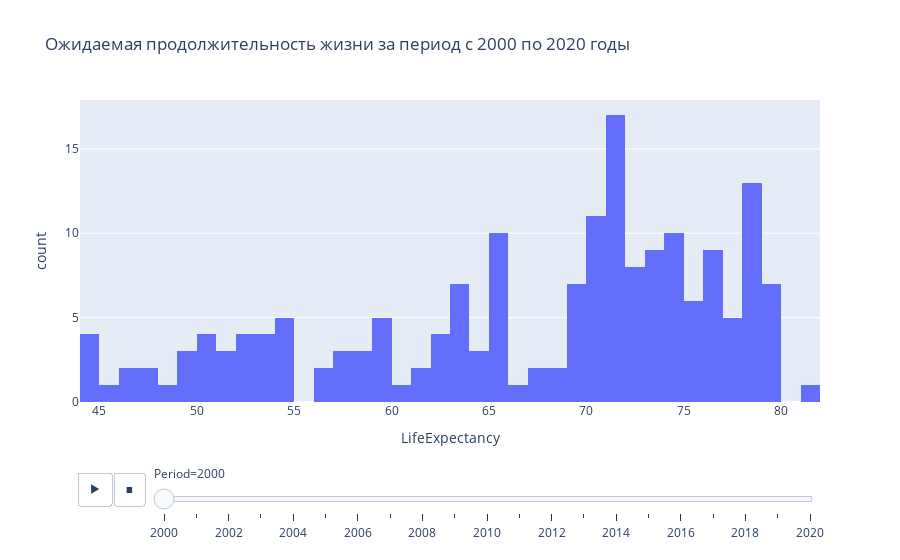

Write notebook code for a chart like this one.
### Markdown cell above
Посмотрим, как менялась ожидаемая продолжительность жизни с 2000 по 2020 гг.

### Code cell
fig = px.histogram(
    data, 
    x=F.LifeExpectancy.value, 
    animation_frame=F.Period.value, 
    nbins=60,
    title='Ожидаемая продолжительность жизни за период с 2000 по 2020 годы',
)
show_and_save_fig(fig, 'life_expectancy_dinamic')

### Figure 1 — Plotly figure (JSON) as saved in the notebook; plotly's stock layout.template omitted (floating-point values rounded to 4 significant figures; data arrays with more than 128 entries replaced by an {"elided": "..."} marker saying what was removed)
{"data": [{"alignmentgroup": "True", "bingroup": "x", "hovertemplate": "Period=2000<br>LifeExpectancy=%{x}<br>count=%{y}<extra></extra>", "legendgroup": "", "marker": {"color": "#636efa", "pattern": {"shape": ""}}, "name": "", "nbinsx": 60, "offsetgroup": "", "orientation": "v", "showlegend": false, "type": "histogram", "x": {"elided": "181 float values"}, "xaxis": "x", "yaxis": "y"}], "layout": {"barmode": "relative", "legend": {"tracegroupgap": 0}, "sliders": [{"active": 0, "currentvalue": {"prefix": "Period="}, "len": 0.9, "pad": {"b": 10, "t": 60}, "steps": [{"args": [["2000"], {"frame": {"duration": 0, "redraw": true}, "fromcurrent": true, "mode": "immediate", "transition": {"duration": 0, "easing": "linear"}}], "label": "2000", "method": "animate"}, {"args": [["2001"], {"frame": {"duration": 0, "redraw": true}, "fromcurrent": true, "mode": "immediate", "transition": {"duration": 0, "easing": "linear"}}], "label": "2001", "method": "animate"}, {"args": [["2002"], {"frame": {"duration": 0, "redraw": true}, "fromcurrent": true, "mode": "immediate", "transition": {"duration": 0, "easing": "linear"}}], "label": "2002", "method": "animate"}, {"args": [["2003"], {"frame": {"duration": 0, "redraw": true}, "fromcurrent": true, "mode": "immediate", "transition": {"duration": 0, "easing": "linear"}}], "label": "2003", "method": "animate"}, {"args": [["2004"], {"frame": {"duration": 0, "redraw": true}, "fromcurrent": true, "mode": "immediate", "transition": {"duration": 0, "easing": "linear"}}], "label": "2004", "method": "animate"}, {"args": [["2005"], {"frame": {"duration": 0, "redraw": true}, "fromcurrent": true, "mode": "immediate", "transition": {"duration": 0, "easing": "linear"}}], "label": "2005", "method": "animate"}, {"args": [["2006"], {"frame": {"duration": 0, "redraw": true}, "fromcurrent": true, "mode": "immediate", "transition": {"duration": 0, "easing": "linear"}}], "label": "2006", "method": "animate"}, {"args": [["2007"], {"frame": {"duration": 0, "redraw": true}, "fromcurrent": true, "mode": "immediate", "transition": {"duration": 0, "easing": "linear"}}], "label": "2007", "method": "animate"}, {"args": [["2008"], {"frame": {"duration": 0, "redraw": true}, "fromcurrent": true, "mode": "immediate", "transition": {"duration": 0, "easing": "linear"}}], "label": "2008", "method": "animate"}, {"args": [["2009"], {"frame": {"duration": 0, "redraw": true}, "fromcurrent": true, "mode": "immediate", "transition": {"duration": 0, "easing": "linear"}}], "label": "2009", "method": "animate"}, {"args": [["2010"], {"frame": {"duration": 0, "redraw": true}, "fromcurrent": true, "mode": "immediate", "transition": {"duration": 0, "easing": "linear"}}], "label": "2010", "method": "animate"}, {"args": [["2011"], {"frame": {"duration": 0, "redraw": true}, "fromcurrent": true, "mode": "immediate", "transition": {"duration": 0, "easing": "linear"}}], "label": "2011", "method": "animate"}, {"args": [["2012"], {"frame": {"duration": 0, "redraw": true}, "fromcurrent": true, "mode": "immediate", "transition": {"duration": 0, "easing": "linear"}}], "label": "2012", "method": "animate"}, {"args": [["2013"], {"frame": {"duration": 0, "redraw": true}, "fromcurrent": true, "mode": "immediate", "transition": {"duration": 0, "easing": "linear"}}], "label": "2013", "method": "animate"}, {"args": [["2014"], {"frame": {"duration": 0, "redraw": true}, "fromcurrent": true, "mode": "immediate", "transition": {"duration": 0, "easing": "linear"}}], "label": "2014", "method": "animate"}, {"args": [["2015"], {"frame": {"duration": 0, "redraw": true}, "fromcurrent": true, "mode": "immediate", "transition": {"duration": 0, "easing": "linear"}}], "label": "2015", "method": "animate"}, {"args": [["2016"], {"frame": {"duration": 0, "redraw": true}, "fromcurrent": true, "mode": "immediate", "transition": {"duration": 0, "easing": "linear"}}], "label": "2016", "method": "animate"}, {"args": [["2017"], {"frame": {"duration": 0, "redraw": true}, "fromcurrent": true, "mode": "immediate", "transition": {"duration": 0, "easing": "linear"}}], "label": "2017", "method": "animate"}, {"args": [["2018"], {"frame": {"duration": 0, "redraw": true}, "fromcurrent": true, "mode": "immediate", "transition": {"duration": 0, "easing": "linear"}}], "label": "2018", "method": "animate"}, {"args": [["2019"], {"frame": {"duration": 0, "redraw": true}, "fromcurrent": true, "mode": "immediate", "transition": {"duration": 0, "easing": "linear"}}], "label": "2019", "method": "animate"}, {"args": [["2020"], {"frame": {"duration": 0, "redraw": true}, "fromcurrent": true, "mode": "immediate", "transition": {"duration": 0, "easing": "linear"}}], "label": "2020", "method": "animate"}], "x": 0.1, "xanchor": "left", "y": 0, "yanchor": "top"}], "title": {"text": "Ожидаемая продолжительность жизни за период с 2000 по 2020 годы"}, "updatemenus": [{"buttons": [{"args": [null, {"frame": {"duration": 500, "redraw": true}, "fromcurrent": true, "mode": "immediate", "transition": {"duration": 500, "easing": "linear"}}], "label": "&#9654;", "method": "animate"}, {"args": [[null], {"frame": {"duration": 0, "redraw": true}, "fromcurrent": true, "mode": "immediate", "transition": {"duration": 0, "easing": "linear"}}], "label": "&#9724;", "method": "animate"}], "direction": "left", "pad": {"r": 10, "t": 70}, "showactive": false, "type": "buttons", "x": 0.1, "xanchor": "right", "y": 0, "yanchor": "top"}], "xaxis": {"anchor": "y", "domain": [0, 1], "title": {"text": "LifeExpectancy"}}, "yaxis": {"anchor": "x", "domain": [0, 1], "title": {"text": "count"}}}}
